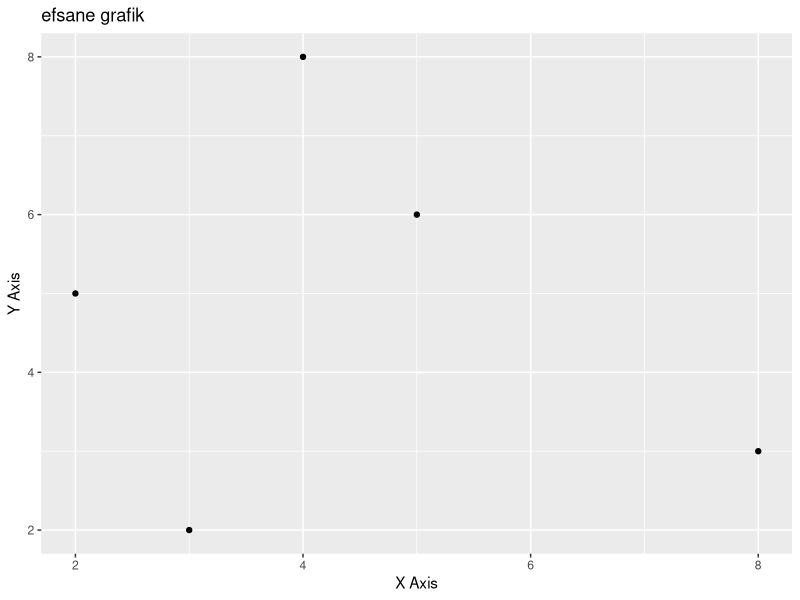

Generate this figure with R:
# dplyr paketini yükle
install.packages("dplyr")

# dplyr paketini kullanılabilir hale getir
library(dplyr)

# Örnek veri çerçevesi oluştur
my_data <- data.frame(
  Name = c("Alice", "Bob", "Charlie"),
  Age = c(25, 30, 22),
  Score = c(95, 89, 75)
)

# Veri çerçevesini yazdır
print(my_data)

# dplyr ile veri çerçevesini manipülasyon yapma
my_data %>%
  #filter arrange ve select fonksiyonlari dlpyr paketinin icinde gelir
  filter(Age > 22) %>% # yasi 22 den buyuk olanlari goster sadece
  arrange(desc(Score)) %>% #skorlari buyukten kucuge sirala
  select(Name, Score) %>% # sadece burada secilen ozellikleri goster
  print()


# ggplot2 paketini yükle
install.packages("ggplot2")
library(ggplot2)

# Örnek veri çerçevesi oluştur
my_data <- data.frame(
  X = c(8, 2, 3, 4, 5),
  Y = c(3, 5, 2, 8, 6)
)

# ggplot2 ile saçılma grafiği çizimi
Grafik <- ggplot(my_data, aes(x = X, y = Y)) +
  geom_point() +
  labs(title = "efsane grafik", x = "X Axis", y = "Y Axis")

# Grafiği göster
print(Grafik)